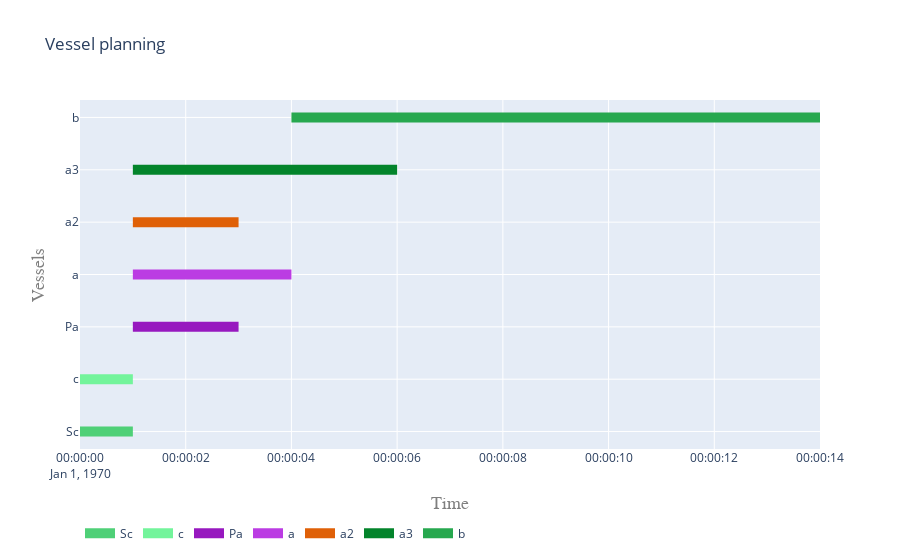

This figure's notebook cell:
### Code cell
plot.vessel_planning([Sc,c,Pa,a,a2,a3,b])

### Figure 1 — Plotly figure (JSON) as saved in the notebook; plotly's stock layout.template omitted (floating-point values rounded to 4 significant figures)
{"data": [{"connectgaps": false, "hoverinfo": "y+name", "line": {"color": "rgb(79,208,119)", "width": 10}, "mode": "lines", "name": "Sc", "type": "scatter", "x": ["1970-01-01T00:00:00", "1970-01-01T00:00:00", "1970-01-01T00:00:01", "1970-01-01T00:00:01", "1970-01-01T00:00:01"], "y": ["Sc", "Sc", "Sc", "Sc", null]}, {"connectgaps": false, "hoverinfo": "y+name", "line": {"color": "rgb(115,244,155)", "width": 10}, "mode": "lines", "name": "c", "type": "scatter", "x": ["1970-01-01T00:00:00", "1970-01-01T00:00:00", "1970-01-01T00:00:01", "1970-01-01T00:00:01", "1970-01-01T00:00:01"], "y": ["c", "c", "c", "c", null]}, {"connectgaps": false, "hoverinfo": "y+name", "line": {"color": "rgb(151,24,191)", "width": 10}, "mode": "lines", "name": "Pa", "type": "scatter", "x": ["1970-01-01T00:00:01", "1970-01-01T00:00:01", "1970-01-01T00:00:03", "1970-01-01T00:00:03", "1970-01-01T00:00:03"], "y": ["Pa", "Pa", "Pa", "Pa", null]}, {"connectgaps": false, "hoverinfo": "y+name", "line": {"color": "rgb(187,60,227)", "width": 10}, "mode": "lines", "name": "a", "type": "scatter", "x": ["1970-01-01T00:00:01", "1970-01-01T00:00:01", "1970-01-01T00:00:04", "1970-01-01T00:00:04", "1970-01-01T00:00:04"], "y": ["a", "a", "a", "a", null]}, {"connectgaps": false, "hoverinfo": "y+name", "line": {"color": "rgb(223,96,7)", "width": 10}, "mode": "lines", "name": "a2", "type": "scatter", "x": ["1970-01-01T00:00:01", "1970-01-01T00:00:01", "1970-01-01T00:00:03", "1970-01-01T00:00:03", "1970-01-01T00:00:03"], "y": ["a2", "a2", "a2", "a2", null]}, {"connectgaps": false, "hoverinfo": "y+name", "line": {"color": "rgb(3,132,43)", "width": 10}, "mode": "lines", "name": "a3", "type": "scatter", "x": ["1970-01-01T00:00:01", "1970-01-01T00:00:01", "1970-01-01T00:00:06", "1970-01-01T00:00:06", "1970-01-01T00:00:06"], "y": ["a3", "a3", "a3", "a3", null]}, {"connectgaps": false, "hoverinfo": "y+name", "line": {"color": "rgb(39,168,79)", "width": 10}, "mode": "lines", "name": "b", "type": "scatter", "x": ["1970-01-01T00:00:04", "1970-01-01T00:00:04", "1970-01-01T00:00:14", "1970-01-01T00:00:14", "1970-01-01T00:00:14"], "y": ["b", "b", "b", "b", null]}], "layout": {"hovermode": "closest", "legend": {"orientation": "h", "x": 0, "y": -0.2}, "title": {"text": "Vessel planning"}, "xaxis": {"range": ["1970-01-01T00:00:00", "1970-01-01T00:00:14"], "title": {"font": {"color": "#7f7f7f", "family": "Courier New, monospace", "size": 18}, "text": "Time"}}, "yaxis": {"title": {"font": {"color": "#7f7f7f", "family": "Courier New, monospace", "size": 18}, "text": "Vessels"}}}}
